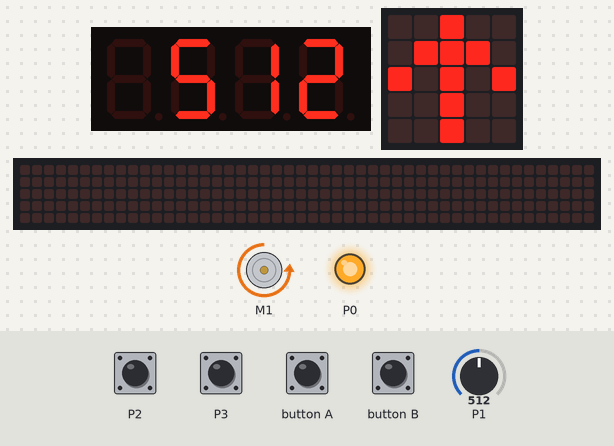
Bench run of a program on a simulated Calliope mini (MakeCode). Shown: 4-digit seven-segment display, the board's 5×5 LED display, DC motor (green arrow = forward, orange = backward, longer = faster), a strip that is not on the board, showing the scrolling text unrolled, output pins drawn as LEDs (lit = HIGH). The test bench sets the inputs (shaded band); at power-on: P1 = 512 (analog values on the 0–1023 scale). The 48×5 strip is a reading aid, not a part: it shows the text the display is scrolling, unrolled, one strip-width of it at a time.

Above: at 1.6 s.
1.7 s: touch pin P2 pressed for 0.15 s
At 2.5 s:
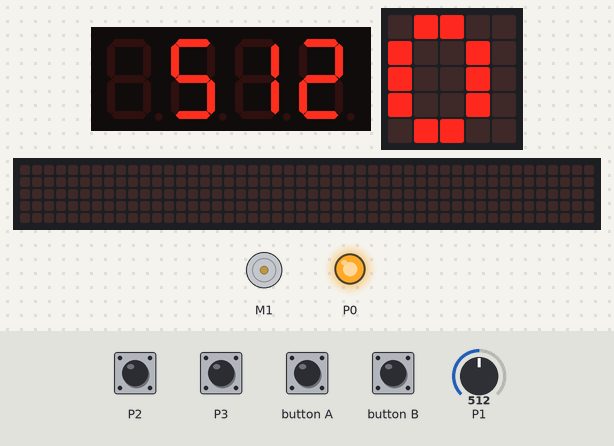
4.8 s: button A pressed for 0.15 s
At 5.02 s:
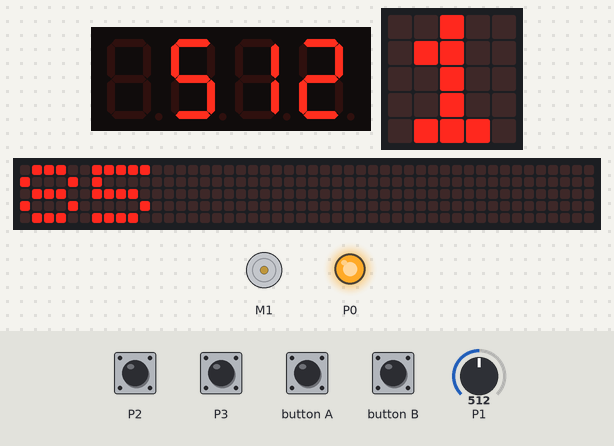
5.5 s: button B pressed for 0.15 s
6.2 s: button A pressed for 0.15 s
6.9 s: button B pressed for 3.2 s
At 21.5 s:
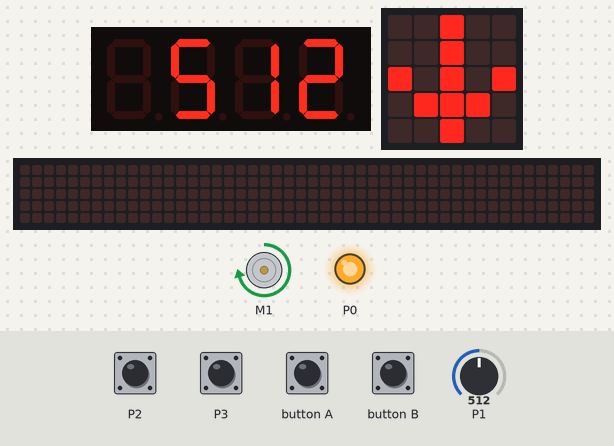
Timing chart, 0 to 22.1 s (numbered marks = the images above; inputs shaded):
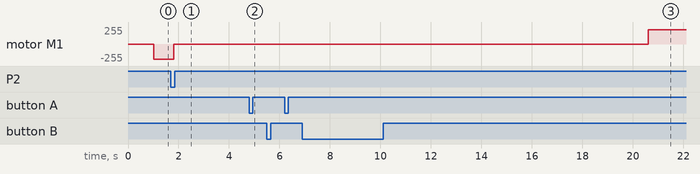

Measured:
- after the input at 1.7 s, motor M1: backward 230/255 → stopped after 0.10 s; the display: changes after 0.10 s (image 1)
- after the input at 4.8 s, the display: changes after 0.15 s (image 2)
- after the input at 6.9 s, motor M1: stopped → forward 217/255 after 13.7 s instead of 11.0 s

The program:

main.ts
```typescript
function Schranke_zu () {
    basic.showIcon(IconNames.ArrowSouth)
    Motor2 = Prozent
    motors.motorPower(Motor2)
}
input.onButtonEvent(Button.A, input.buttonEventClick(), function () {
    Prozent += -5
    basic.showNumber(Prozent)
})
function Motor_aus () {
    basic.clearScreen()
    Motor2 = 0
    motors.motorPower(Motor2)
}
input.onButtonEvent(Button.B, input.buttonEventClick(), function () {
    Prozent += 5
    basic.showNumber(Prozent)
})
function _ (Kommentar: string) {

}
function Schranke_auf () {
    basic.showIcon(IconNames.ArrowNorth)
    Motor2 = Prozent * -1
    motors.motorPower(Motor2)
}
input.onButtonEvent(Button.A, input.buttonEventValue(ButtonEvent.Hold), function () {
    Schaltwert += -5
    basic.showNumber(Schaltwert)
})
input.onButtonEvent(Button.B, input.buttonEventValue(ButtonEvent.Hold), function () {
    Schaltwert += 5
    basic.showNumber(Schaltwert)
})
let Lichtschranke = 0
let Motor2 = 0
let Schaltwert = 0
let Prozent = 0
_("Erweiterung Grove laden")
let o4digit = grove.createDisplay(DigitalPin.C16, DigitalPin.C17)
pins.digitalWritePin(DigitalPin.P0, 1)
Prozent = 90
Schaltwert = 60
basic.showLeds(`
    . . . . .
    . . . . .
    . . . . #
    # # # # #
    . . . # #
    `)
loops.everyInterval(400, function () {
    Lichtschranke = pins.analogReadPin(AnalogPin.P1)
    o4digit.show(Lichtschranke)
    if (Motor2 == 0 && Lichtschranke > Schaltwert) {
        _("Motor aus und Lichtschranke dunkel -> Schranke öffnen")
        Schranke_auf()
    } else if (Motor2 < 0 && input.pinIsPressed(TouchPin.P2)) {
        _("Motor öffnet Schranke (m<0) und Schranke ist ganz oben (P2) -> Motor aus")
        Motor_aus()
        _("nach 5 Sekunden -> Schranke wieder schließen")
        for (let Index = 0; Index <= 4; Index++) {
            basic.showNumber(Index)
            basic.pause(1000)
        }
        Schranke_zu()
    } else if (Motor2 > 0 && input.pinIsPressed(TouchPin.P3)) {
        _("Motor schließt Schranke (m>0) und Schranke ist ganz unten (P3) -> Motor aus")
        Motor_aus()
    }
})
```

test.ts
```typescript
// Hier kann man Tests durchführen; diese Datei wird nicht kompiliert, wenn dieses Paket als Erweiterung verwendet wird.
```
